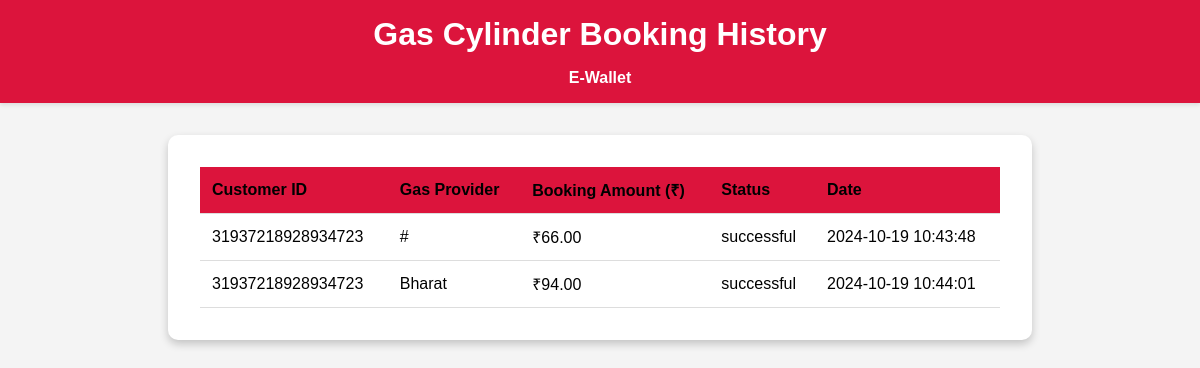
The page /superfin/e-wallet/gashistory.php (signed in) on the database its author committed.
### tables this page shows
CREATE TABLE `gas_bookings` (
  `id` int(11) NOT NULL,
  `user_id` int(11) NOT NULL,
  `customer_id` varchar(50) NOT NULL,
  `gas_provider` varchar(50) NOT NULL,
  `booking_amount` decimal(10,2) NOT NULL,
  `status` enum('pending','successful','failed') DEFAULT 'successful',
  `created_at` timestamp NOT NULL DEFAULT current_timestamp()
);

### superfin/e-wallet/gashistory.php (the view, shortened to what this page needs)
<?php
require("../conn/conn.php");
$user_id = $_SESSION['user_id'];
?>
<!DOCTYPE html>
<html lang="en">
<head>
    <link rel="stylesheet" href="styles9.css">
</head>
<body>
    <header class="header">
        <h1>Gas Cylinder Booking History</h1>
        <nav style="margin-top: 1rem;">
            <a href="index.php">E-Wallet</a>
        </nav>
    </header>
    <main class="history-container">
        <table>
            <thead>
                <tr>
                    <th>Customer ID</th>
                    <th>Gas Provider</th>
                    <th>Booking Amount (₹)</th>
                    <th>Status</th>
                    <th>Date</th>
                </tr>
            </thead>
            <tbody id="transactionTableBody">
                <?php
                $query = "SELECT * FROM `gas_bookings` WHERE user_id=$user_id";
                $result = mysqli_query($con, $query);
                if ($result->num_rows > 0) {
                    while ($row = $result->fetch_assoc()) {
                        echo "<tr>
                                <td>" . htmlspecialchars($row['customer_id']) . "</td>
                                <td>" . htmlspecialchars($row['gas_provider']) . "</td>
                                <td>₹" . htmlspecialchars($row['booking_amount']) . "</td>
                                <td>" . htmlspecialchars($row['status']) . "</td>
                                <td>" . htmlspecialchars($row['created_at']) . "</td>
                              </tr>";
                    }
                } else {
                    echo "<tr><td colspan='5' class='empty-state'>No transactions found.</td></tr>";
                }
                ?>
            </tbody>
        </table>
    </main>
</body>
</html>

### superfin/e-wallet/styles9.css (style rules this page uses)
body { margin: 0; font-family: Arial, sans-serif; background-color: #f4f4f4; }
.header { background-color: crimson; padding: 1rem; text-align: center; box-shadow: 0 2px 4px rgba(0, 0, 0, 0.1); }
nav a { margin: 0 10px; color: white; text-decoration: none; font-weight: bold; }
.header h1 { margin: 0; color: white; }
.history-container { max-width: 800px; margin: 2rem auto; padding: 2rem; background-color: #ffffff; border-radius: 10px; box-shadow: 0 4px 8px rgba(0, 0, 0, 0.2); }
table { width: 100%; border-collapse: collapse; }
thead { background-color: crimson; }
th, td { padding: 0.75rem; text-align: left; border-bottom: 1px solid #ddd; }
th { font-weight: bold; }

### rows shown on the page
gas_bookings: customer "31937218928934723", gas_provider "#", booking_amount "66.00", status "successful", created_at "2024-10-19 10:43:48"
gas_bookings: customer "31937218928934723", gas_provider "Bharat", booking_amount "94.00", status "successful", created_at "2024-10-19 10:44:01"
